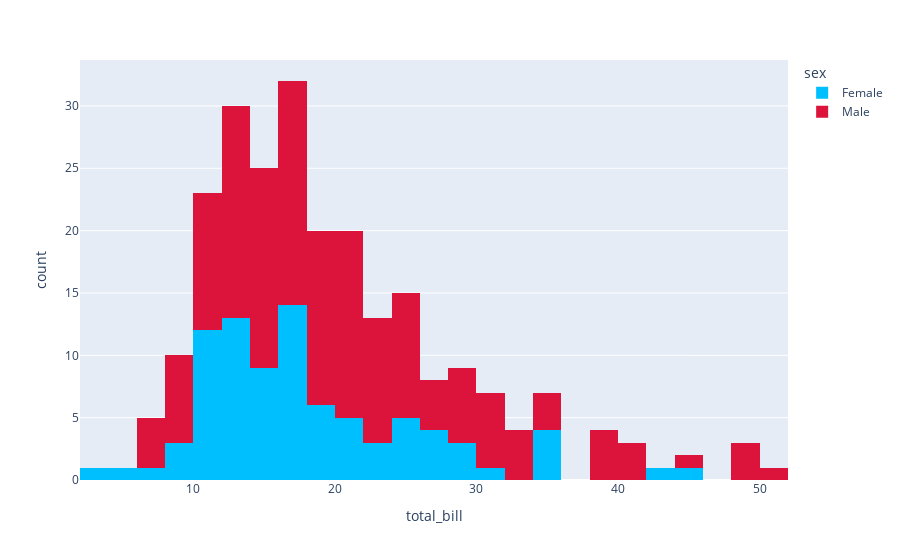

Notebook cell for this chart:
### Code cell
fig = px.histogram(tips,x='total_bill',
                   color='sex',
                   color_discrete_sequence=['deepskyblue','crimson'])
fig.show()

### Figure 1 — Plotly figure (JSON) as saved in the notebook; plotly's stock layout.template omitted (floating-point values rounded to 4 significant figures; data arrays with more than 128 entries replaced by an {"elided": "..."} marker saying what was removed)
{"data": [{"alignmentgroup": "True", "bingroup": "x", "hovertemplate": "sex=Female<br>total_bill=%{x}<br>count=%{y}<extra></extra>", "legendgroup": "Female", "marker": {"color": "deepskyblue", "pattern": {"shape": ""}}, "name": "Female", "offsetgroup": "Female", "orientation": "v", "showlegend": true, "type": "histogram", "x": [16.99, 24.59, 35.26, 14.83, 10.33, 16.97, 20.29, 15.77, 19.65, 15.06, 20.69, 16.93, 10.29, 34.81, 26.41, 16.45, 3.07, 17.07, 26.86, 25.28, 14.73, 10.07, 34.83, 5.75, 16.32, 22.75, 11.35, 15.38, 44.3, 22.42, 20.92, 14.31, 7.25, 25.71, 17.31, 10.65, 12.43, 24.08, 13.42, 12.48, 29.8, 14.52, 11.38, 20.27, 11.17, 12.26, 18.26, 8.51, 10.33, 14.15, 13.16, 17.47, 27.05, 16.43, 8.35, 18.64, 11.87, 29.85, 25, 13.39, 16.21, 17.51, 10.59, 10.63, 9.6, 20.9, 18.15, 19.81, 43.11, 13, 12.74, 13, 16.4, 16.47, 12.76, 13.27, 28.17, 12.9, 30.14, 13.42, 15.98, 16.27, 10.09, 22.12, 35.83, 27.18, 18.78], "xaxis": "x", "yaxis": "y"}, {"alignmentgroup": "True", "bingroup": "x", "hovertemplate": "sex=Male<br>total_bill=%{x}<br>count=%{y}<extra></extra>", "legendgroup": "Male", "marker": {"color": "crimson", "pattern": {"shape": ""}}, "name": "Male", "offsetgroup": "Male", "orientation": "v", "showlegend": true, "type": "histogram", "x": {"elided": "157 float values"}, "xaxis": "x", "yaxis": "y"}], "layout": {"barmode": "relative", "legend": {"title": {"text": "sex"}, "tracegroupgap": 0}, "margin": {"t": 60}, "xaxis": {"anchor": "y", "domain": [0, 1], "title": {"text": "total_bill"}}, "yaxis": {"anchor": "x", "domain": [0, 1], "title": {"text": "count"}}}}
